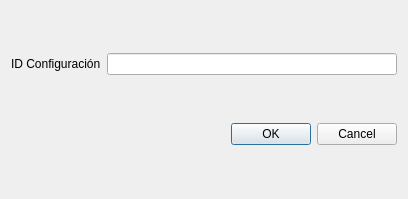
<?xml version="1.0" encoding="UTF-8"?>
<ui version="4.0">
 <class>NewConfiguracionesDialog</class>
 <widget class="QDialog" name="NewConfiguracionesDialog">
  <property name="geometry">
   <rect>
    <x>0</x>
    <y>0</y>
    <width>408</width>
    <height>199</height>
   </rect>
  </property>
  <property name="windowTitle">
   <string>Dialog</string>
  </property>
  <layout class="QVBoxLayout" name="verticalLayout">
   <item>
    <layout class="QHBoxLayout" name="horizontalLayout">
     <item>
      <widget class="QLabel" name="label">
       <property name="text">
        <string>ID Configuración</string>
       </property>
      </widget>
     </item>
     <item>
      <widget class="QLineEdit" name="lineEditId"/>
     </item>
    </layout>
   </item>
   <item>
    <layout class="QHBoxLayout" name="horizontalLayout_2">
     <item>
      <spacer name="horizontalSpacer">
       <property name="orientation">
        <enum>Qt::Horizontal</enum>
       </property>
       <property name="sizeHint" stdset="0">
        <size>
         <width>118</width>
         <height>20</height>
        </size>
       </property>
      </spacer>
     </item>
     <item>
      <widget class="QDialogButtonBox" name="buttonBox">
       <property name="orientation">
        <enum>Qt::Horizontal</enum>
       </property>
       <property name="standardButtons">
        <set>QDialogButtonBox::Cancel|QDialogButtonBox::Ok</set>
       </property>
      </widget>
     </item>
    </layout>
   </item>
  </layout>
 </widget>
 <resources/>
 <connections>
  <connection>
   <sender>buttonBox</sender>
   <signal>accepted()</signal>
   <receiver>NewConfiguracionesDialog</receiver>
   <slot>accept()</slot>
   <hints>
    <hint type="sourcelabel">
     <x>248</x>
     <y>254</y>
    </hint>
    <hint type="destinationlabel">
     <x>157</x>
     <y>274</y>
    </hint>
   </hints>
  </connection>
  <connection>
   <sender>buttonBox</sender>
   <signal>rejected()</signal>
   <receiver>NewConfiguracionesDialog</receiver>
   <slot>reject()</slot>
   <hints>
    <hint type="sourcelabel">
     <x>316</x>
     <y>260</y>
    </hint>
    <hint type="destinationlabel">
     <x>286</x>
     <y>274</y>
    </hint>
   </hints>
  </connection>
 </connections>
</ui>
